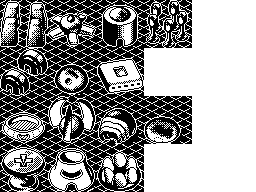
#> input picture assets_src/gfx/land/43build.png, 256 x 192 px, given in place of 44build.png.png, which was not available
$ python montage.py ../../assets_src/gfx/land/43build.png ../../assets_src/gfx/land/44build.png 3
#> lines starting #> are read from the running program, lines starting #| are printed output that depends on the picture; after the words box and inside, x2 and y2 are one past the last pixel; in counts of white or black regions, pixels touching at a corner belong together
import sys
from PIL import Image
name=sys.argv[1]; shots=sys.argv[2].split(','); cols=int(sys.argv[3]) if len(sys.argv)>3 else 4
ims=[Image.open(f'build/emu/{name}_{n}.png').crop((40,70,320,290)) for n in shots]
#> ims = 1 item
rows=(len(ims)+cols-1)//cols
#> rows = 1
W=Image.new('RGB',(280*cols,220*rows))
#> W: PIL image 840x220 RGB; every value is 0
for i,im in enumerate(ims): W.paste(im,((i%cols)*280,(i//cols)*220))
#> this loop made 1 pass
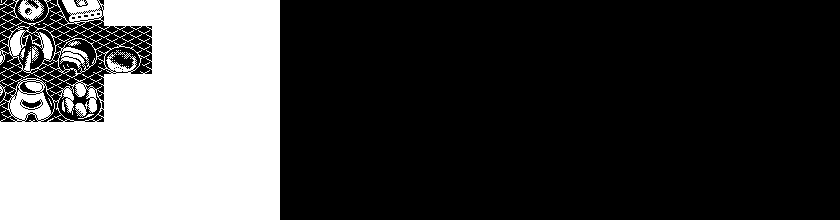
#> W: PIL image 840x220 RGB; 28.3% white; 75 white regions (67 under 20 px), largest, box (x1, y1, x2, y2) and area: (0, 0, 280, 220) 49779, (0, 26, 102, 78) 1442, (18, 0, 44, 21) 293
W.save(f'build/emu/{name}_sheet.png')

$ run again, on assets_src/gfx/land/44build.png
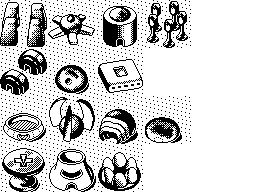
#> input picture assets_src/gfx/land/44build.png, 256 x 192 px, given in place of 44build.png.png, which was not available
#> ims = 1 item
#> rows = 1
#> the loop `for i,im in enumerate(ims): W.paste(im,((i%cols)*280,(i//cols)*220))` made 1 pass
#> after the loop `for i,im in enumerate(ims): W.paste(im,((i%cols)*280,(i//cols)*220))`:
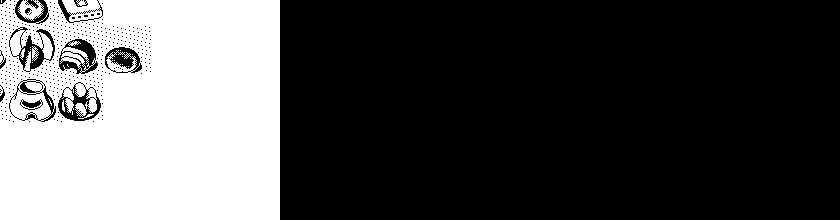
#> W: PIL image 840x220 RGB; 31.2% white; 19 white regions (13 under 20 px), largest, box (x1, y1, x2, y2) and area: (0, 0, 280, 220) 57117, (18, 0, 44, 21) 293, (32, 46, 39, 61) 56, (20, 48, 25, 60) 28, (62, 100, 65, 112) 24, (78, 114, 94, 119) 24
